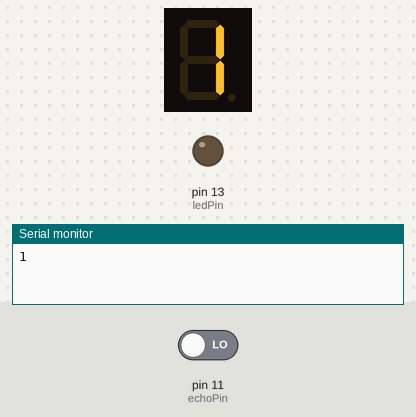
A sketch run on a simulated Arduino Uno, built with avr-gcc and run on an emulated ATmega328P. Parts: 1-digit seven-segment display, output pins drawn as LEDs (lit = HIGH), the last lines printed to the serial monitor. The test bench sets the inputs (shaded band); at power-on: pin 11 (echoPin) LOW. Pins used as bus, display or sensor lines are not drawn.

Above: at 1.7 s.
At 8.9 s:
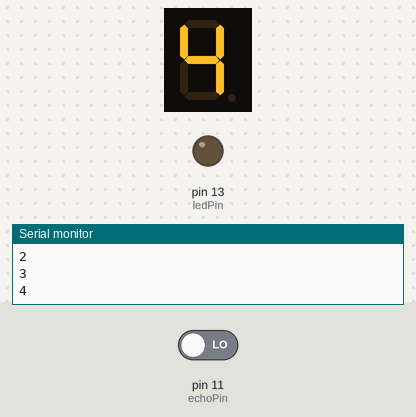
At 19.7 s:
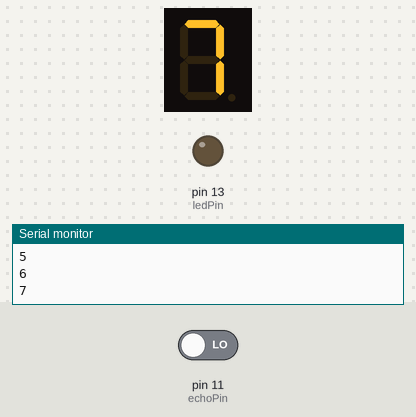
At 39.7 s:
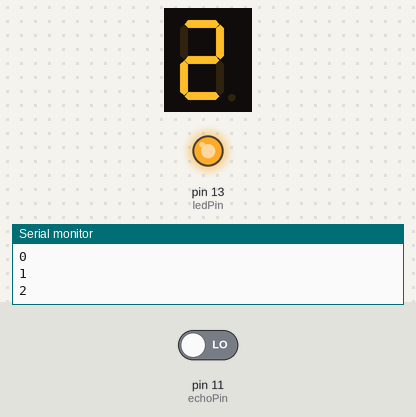
Timing chart, 0 to 40.0 s (numbered marks = the images above):
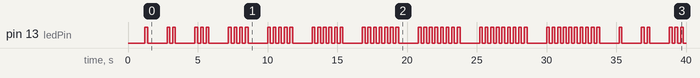

The sketch:

projectStart.ino
```cpp
#include <SevSeg.h>

SevSeg show;

int ledPin = 13, echoPin = 11, trigPin = 12;
int duration,  current = 0, previous = 0, counter = 0;
float distance;

void setup() {
  pinMode(ledPin, OUTPUT);
  pinMode(echoPin, INPUT);
  pinMode(trigPin, OUTPUT);
  Serial.begin(9600);

  byte digi = 1;
  byte pins[] = {};
  byte segpins[] = {6, 5, 2, 3, 4, 7, 8, 9};
  bool resistorsOnSegments = true;

  byte hardwareConfig = COMMON_CATHODE;
  show.begin(hardwareConfig, digi, pins, segpins, resistorsOnSegments);
  show.setBrightness(90);

}

void loop() {
  digitalWrite(trigPin, LOW);
  delayMicroseconds(50);
  digitalWrite(trigPin, HIGH);
  delayMicroseconds(50);
  digitalWrite(trigPin, HIGH);

  duration = pulseIn(echoPin, HIGH);
  distance = ((duration/1000000.)*343.2);

  if(distance <= 2.0){
    current = 1;
  }
  else{
    current = 0;
  }
  delay(200);
  if (current != previous ){ //continuously checking to see if it satisfies
    counter +=1; // Do the count to be displayed

    for(int i = 0; i < counter; i++){
    digitalWrite(ledPin, HIGH);
    delay(200);
    digitalWrite(ledPin, LOW);
    delay(200);
    }
    if (counter > 9){
      counter = 0;
    }

    show.setNumber(counter); // Display on the LCD
    show.refreshDisplay();
  }

  Serial.println(counter);
}
```

Measured:
- by itself, pin 13 (ledPin): LOW → HIGH at 1.2 s, → LOW 0.20 s later, → HIGH 1.4 s later, → LOW 0.20 s later, … (122 changes in this stretch)
- what the display in image 0 shows lasts 2.0 s, from 1.6 s to 3.6 s
- what the display in image 1 shows lasts 3.2 s, from 8.8 s to 12.0 s
